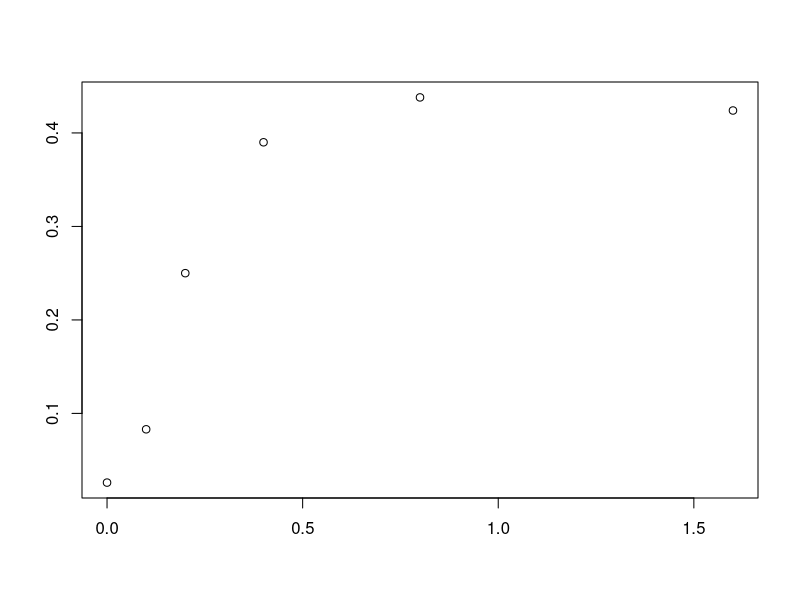
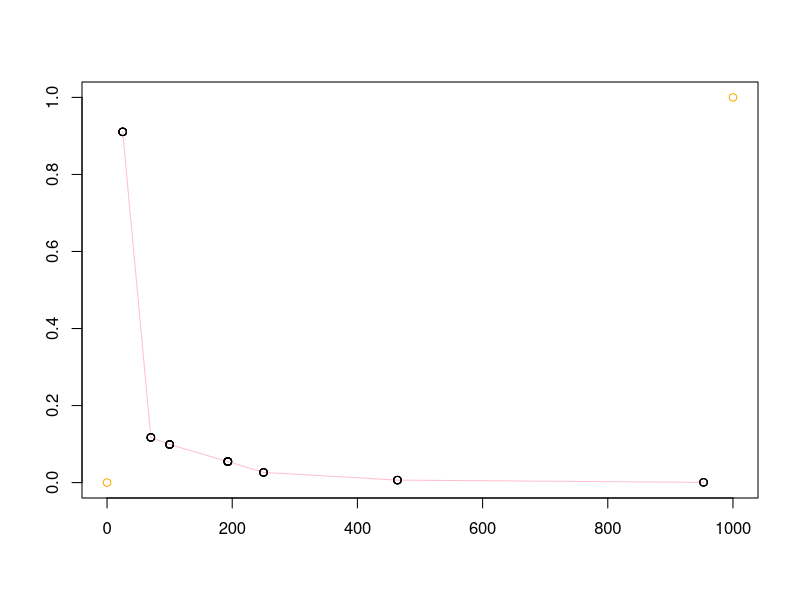
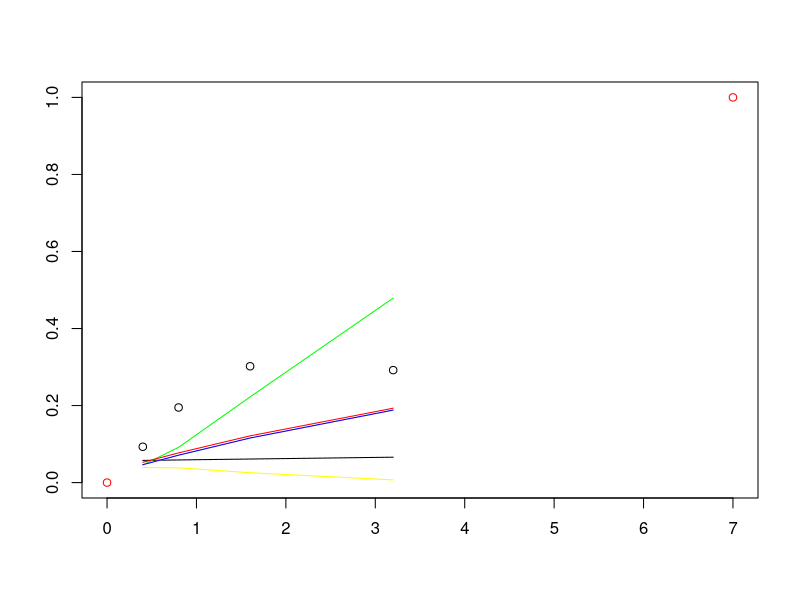

These figures' R source, in order:
#This is free, open-source software under GNU GPLv3. It comes with no warranty. It concerns radiogenic mouse HG tumorigenesis
#Written by Mark Ebert, Edward Huang, and Ray Sachs, summer 2017.
#Relevant references and their abbreviations in commenting this script are the following.
#".93Alp"=Alpen et al. "Tumorigenic potential of high-Z, high-LET charged-particle radiations." Rad Res 136:382-391.(1993)
#".94Alp"=Alpen et al. "Fluence-based relative biological effectiveness for charged particle carcinogenesis in mouse Harderian gland." Adv Space Res 14(10): 573-581. (1994).  
#"16Chang"=Chang et al. "Harderian Gland Tumorigenesis: Low-Dose and LET Response." Radiat Res 185(5): 449-460. (2016).  
#"16Srn"=1.	Siranart et al."Mixed Beam Murine Harderian Gland Tumorigenesis: Predicted Dose-Effect Relationships if neither Synergism nor Antagonism Occurs." Radiat Res 186(6): 577-591. (2016).  
#"17Cuc"=Cucinotta & Cacao. "Non-Targeted Effects Models Predict Significantly Higher Mars Mission Cancer Risk than Targeted Effects Models." Sci Rep 7(1): 1832. (2017).  PMC5431989

## NOTE FROM EDWARD ##
# To handle the error message: Error in nlsModel(formula, mf, start, wts) : 
#                              singular gradient matrix at initial parameter estimates
#                              Called from: nlsModel(formula, mf, start, wts)  
# 1. change algorithm argument in the nls() call
# 2. if changing algorithms fail, write out least-square function and call optim() on it
#    optim() brute forces a numerical approximation on it

##Note from Mark
#plotted the ratio of the terms in eq. 8 vs. L 
#look at line 95-99 and 152-160


rm(list=ls())
dfr=data.frame( #data used in 16Chang  
  Dose=c(0.2,0.4,0.6,1.2,2.4,3.2,5.1,7,0.05,0.1,0.15,0.2,0.4,0.8,1.6,0.05,0.1,0.2,0.4,0,0.1,0.2,0.4,0.8,1.6,0.4,0.8,1.6,3.2,0.05,0.1,0.2,0.4,0.8,0.1,0.2,0.4,0.8,0.1,0.2,0.4,0.04,0.08,0.16,0.32,0.033,0.066,0.13,0.26,0.52,.2, .4, .6),
  HG=c(0.091,0.045,0.101,0.169,0.347,0.431,0.667,0.623,0.156,0.215,0.232,0.307,0.325,0.554,0.649,0.123,0.145,0.207,0.31,0.026,0.083,0.25,0.39,0.438,0.424,0.093,0.195,0.302,0.292,0.109,0.054,0.066,0.128,0.286,0.183,0.167,0.396,0.536,0.192,0.234,0.317,0.092,0.131,0.124,0.297,0.082,0.088,0.146,0.236,0.371,.154,.132,.333),#HG prevalence as defined in 16Chang
  NWeight=c(520,2048,1145,584,313,232,293,221,1162,877,455,409,374,223,320,742,661,347,131,6081,1091,251,244,191,131,645,255,199,111,649,378,973,833,201,468,381,197,109,496,257,185,1902,1063,884,350,1767,1408,874,299,261,322,206,67),
  #nominal weight for weighted least squaresregression; see .93Alp. The Lanthanum entries were obtained by measuring the main graph in 17Cuc 
  #index=c(rep(1,8),rep(0,17), rep(1,4),  rep(0,24)),#index=0 for Z>3 ions, 1 otherwise. But now no longer needed.
  L=c(rep(1.6,8),rep(193,7),rep(250,4),rep(195,6),rep(0.4,4),rep(25,5),rep(464,4),rep(193,3),rep(70,4),rep(100,5),rep(953,3)), ##L=LET=LET_infinity=stopping power
  Z=c(rep(2,8),rep(26,17),rep(1,4),rep(10,5),rep(43,4),rep(26,3),rep(14,4),rep(22,5),rep(57,3)),#proton #, e.g. 2 for 2He4
  Zeff=c(rep("TBD",53)),# effective ion charge according to the formula of W.H Barkas. Zeff <= Z. Calculated below
  beta=c(rep("TBD",53)),# ion speed, relative to speed of light, calculated below
  MeVperu=c(rep(228,8),rep(600,7),rep(300,4),rep(600,6),rep(250,4),rep(670,5),rep(600,4),rep(600,3),rep(260,4),rep(1000,5),rep(593,3)),#Kinetic energy in MeV, divided by atomic mass, e.g. divided by 4u=4x931.5 MeV/c^2 for 2He4
  Katz=c(rep("TBD",53)),#for fully ionized nuclei, Katz's Z^2/beta^2, Calculated below. It is part of the Bethe Barkas Bloch equation for stopping power. Our calculations don't use Katz, but various similar calculations do.
  ion=c(rep("He4",8),rep("Fe56",17),rep("p",4),rep("Ne20",5),rep("Nb93",4),rep("Fe56",3),rep("Si28",4),rep("Ti48",5),rep("La139",3)),
  comments=c(".93AlpLooksOK",rep("",7),".93AlplooksOK",rep('',11),".93Alp.no.iso", "not in 17Cuc (or 16Chang?)",rep("",3),"16Chang all OK?",rep('',24),".94Alp","From graphs",'e.g. in 17Cuc')) 
Y=0.001*dfr[,"MeVperu"]# convert to GeV/u for convenience in a calculation
dfr[,"Katz"]=round((dfr[,"Z"])^2*(2.57*Y^2+4.781*Y+2.233)/(2.57*Y^2+4.781*Y),2)#special relativistic calculation of Z^2/beta^2. The numerics include conversion from GeV to joules and from u to kg.
dfr[,"beta"]=round(dfr[,"Z"]*sqrt(1/dfr[,"Katz"]),3)#i.e. Z*sqrt(beta^2/Z^2)
dfr[,"Zeff"]=round(dfr[,"Z"]*(1-exp(-125*dfr[,"Z"]^(-2.0/3))),2)#Barkas formula for Zeff; for us Zeff is almost Z

### Data for HG induced by photons from Cs-137 or Co-60 beta decay; from 16Chang
ddd=data.frame(
  Dose=c(0, 0.4, 0.8, 1.6, 3.2, 7, 0, .4, .8, .12, 1.6),
  HG=c(.026, .048, .093, .137, .322, .462, .0497, .054, .067, .128, .202),
  NWeight=c(6081.2, 4989.5, 1896.8, 981.1, 522.2, 205.2, 7474.1, 2877.6, 1423.7, 689.9, 514.9),
  Nucleus=c(rep("Cobalt-60", 6), rep("Cesium-137", 5)),
  Comments=c(rep("TBD", 11))
)
LL=ddd[,"Dose"]
HG=ddd[,"HG"]
WT=ddd[,"NWeight"]
QQ=LL^2
LQ=lm(HG~LL+QQ)#,weights=WT)
summary(LQ, correlation=T)

### temporary chunk to enable visual tests of dfr
aa=20;bb=25# checking dfr for individual ions against graphs in .93Alp, 16Chang, and the new paper 17Cuc
plot(dfr[aa:bb,"Dose"],dfr[aa:bb,"HG"], ann='F') #example for checking dfr
####
dfra=dfr[c(1:19,26:53),] ##removes the zero dose case and the no isograft data
############  HERE OUR NEW HZE MODEL; works well. Uses 3 adjustable parameters  ################ 
dfrHZE=subset(dfra,Z>3) #look only at HZE not at much lower LET ions. #In next line phi controls how fast NTE build up from zero; not really needed during calibration since 150*phi*Dose/L>>1 at every observed Dose !=0. phi needed for later synergy calculations
phi=3e3 # Even larger phi should give the same final results, but might cause extra problems with R.
HZEm=nls(HG~.0275+(1-exp(-0.01*(aa1*L*Dose*exp(-aa2*L)+(1-exp(-150*phi*Dose/L))*kk1))),data=dfrHZE, weights=NWeight, trace=TRUE, start=list(aa1=.9,aa2=.01, kk1=0.048))#calibrating parameters; 
summary(HZEm,correlation=T)#; vcov(HZEm)# parameter values & accuracy; variance-covariance matrix
HZEc=coef(HZEm)#calibrated central values of the 3 parameters.  Next is the IDER, =0 at dose 0
HZEC=function(Dose,L) 1-exp(-0.01*(HZEc[1]*L*Dose*exp(-HZEc[2]*L)+(1-exp(-150*phi*Dose/L))*HZEc[3]))#Calibrated IDER

###me trying to replicate cuc model
##sig0 guess tweaked a little
#if sig0 set to 66.69 (probable value based on cucinotta), I get error message
# :step factor 0.000488281 reduced below 'minFactor' of 0.000976562
# this may have some mistakes
#also removed factor of (1-exp(-N_Bys)) from the NTE term to simplify it

P=function(Katz) (1-exp(-Katz/750))^3
Ps=function(Katz) (1-exp(-Katz/598))^3


cucIDERm=nls(HG~1-exp(-((.0268+
                        (6.24*Dose*sig0*((1-exp(-Katz/Kappa))^3)/L)
                      +(.0929*Dose-.0045*Dose*Dose)*(1-(1-exp(-Katz/Kappa))^3)
                       +n0*L*exp(-1*n1*L))
                      *(1-(1-exp(-1/(1-(1-exp(-Katz/KappaS))^3)))^3)*exp(-sig0s*((1-exp(-Katz/KappaS))^3)*6.24*Dose/L))),
             data=dfra, weights=NWeight,trace=TRUE, 
             start=c(sig0=100, n0=0.00048, n1=0.00281, sig0s=16.44, KappaS=598, Kappa=750))
summary(cucIDERm, correlation = T);
keek=coef(cucIDERm)


ayy=function(Dose, Katz, L) 1-exp(-((.0268+(6.24*Dose*keek[1]*((1-exp(-Katz/keek[6]))^3)/L)
   +(.0929*Dose-.0045*Dose*Dose)*(1-(1-exp(-Katz/keek[6]))^3)
   +keek[2]*L*exp(-1*keek[3]*L))
  *(1-(1-exp(-1/(1-(1-exp(-Katz/keek[5]))^3)))^3)*exp(-keek[4]*((1-exp(-Katz/keek[5]))^3)*6.24*Dose/L)))


ayy1=function(Dose, Katz, L) 1-exp(-((.0268+(6.24*Dose*66.69*((1-exp(-Katz/750))^3)/L)
                                     +(.0929*Dose-.0045*Dose*Dose)*(1-(1-exp(-Katz/750))^3)
                                     +.00048*L*exp(-1*.00281*L))
                                    *(1-(1-exp(-Dose/2.6)^3))))


ayy2=function(Dose, Katz, L) 1-exp(-((.0268+(6.24*Dose*66.69*((1-exp(-Katz/750))^3)/L)
                                      +(.0929*Dose-.0045*Dose^2)*(1-(1-exp(-Katz/750))^3)
                                      +.00048*L*exp(-1*.00281*L))
                                     *(1-(1-exp(-1/(1-(1-exp(-Katz/598))^3)))^3)*exp(-16.44*((1-exp(-Katz/598))^3)*6.24*Dose/L)))

ayy3=function(Dose, Katz, L) 1-exp(-((.0268+(.0929*Dose-(.0045*Dose^2)
                                            +.00048*L*exp(-1*.00281*L))
                                     *(1-(1-exp(-1/(1-(1-exp(-Katz/598))^3)))^3)*exp(-16.44*((1-exp(-Katz/598))^3)*6.24*Dose/L))))
##end trying to model cuc

###sensitivity of alpha_gamma stuff
hurdur=function(Dose, L, Katz)  (.0929*(1-((1-exp(-Katz/750))^3))*L)/(6.24*66.69*((1-exp(-Katz/750))^3))

###


###########Looks good up to here; next need Z<3 model. Have good one; still looking if there is a better one
dfrL=subset(dfra,Z<=3)#for Light ions
L.m=nls(HG~.0275+bet*Dose^2*exp(-lam*Dose),data=dfrL,weights=NWeight,start=list(bet=5,lam=.2))
summary(L.m)
L.c=coef(L.m)#calibrated central values of the 2 parameters
L.C=function(Dose,L) L.c[1]*Dose^2*exp(-L.c[2]*Dose)

# HHs=function(Dose,L,index){                 #Calculate slopes fpr later use in calculating I(d)
#   0.01*((1-index)*cc[1]*L*exp(-cc[2]*L)+index*cc[3]*(2*Dose-cc[4]*Dose^2)*exp(-cc[4]*Dose)+
#           exp(-150*phi*Dose/L)*(1-index)*cc[5]*150*phi/L)
#   }
# #Next is just a check that the derivative behaves the way it should.
# L=1.400;index=1; Dose=0.01*1:1000# or, e.g. L=100; index=0; Dose=0.01*1:300 for a heavy ion
# L=100; index=0; Dose=0.01*1:300
# HHv=HH(Dose,L,index)
# HHv2=c(0,HHv[1:(length(Dose)-1)])
# DDer=(HHv-HHv2)
# DDera=HHs(Dose-.005,L,index)
# tail(DDer); tail(DDera)
# ###### end derivative check. Seems to be fine; we can take this whole bit out pretty soon. The next bit is from Dae.

#We will adapt his use of ode() and uniroot() to our model and our data but all the rest of from Dae is irrelevant to us.
# MIXIDER_function = function(r, L, Z.beta, d = seq(0, 0.2, by = 0.001), eta0 = 1.300771e-04, eta1 = 3.164156e-03, sig0 = 2.481817e+00, kap = 2.565276e+02) {
#   dE=function(yini,State,Pars){
#     eta0 = eta0; eta1 = eta1; sig0 = sig0; kap = kap
#     with(as.list(c(State, Pars)), {
#       P = vector(length = length(L))
#       sig = vector(length = length(L))
#       etaa = vector(length = length(L))
#       u = vector(length = length(L))
#       for (i in 1:length(L)) {
#         P[i] = (1-exp(-Z.beta[i]/kap))^2
#         sig[i] = sig0*P[i] + 0.041/6.24*L[i]*P[i]
#         etaa[i] = eta0*L[i]*exp(-eta1*L[i])
#         u[i] = uniroot(function(d) sig[i]*6.24*d/L[i]*(1-exp(-1024*d/L[i])) + etaa[i]*(1-exp(-10^5*d)) - I, lower = 0, upper = 10, tol = 10^-10)$root
#       }
#       dI = vector(length = length(L))
#       for (i in 1:length(L)) {
#         dI[i] = r[i]*(sig[i]*6.24/L[i]*exp(-1024*u[i]/L[i])*(exp(1024*u[i]/L[i]) + 1024*u[i]/L[i] - 1) + etaa[i]*10^5*exp(-10^5*u[i]))
#       }
#       dI = sum(dI)
#       return(list(c(dI)))
#     })
#   }
#   pars = NULL; yini = c(I= 0); d = d
#   out = ode(yini,times = d, dE, pars, method = "radau")
#   return(out)
#}##### End from Dae 


###plotting the ratio of the addding terms in eq. 8 as y and L as x
plot(c(0,1000), c(0,1), col='orange', ann='F')
#L1=dfrHZE[,"L"]; Dose1=dfrHZE[,"Dose"]; Katz1=dfrHZE[,"Katz"]; HGe1=dfrHZE[,"HG"] 
L3=c(dfrHZE[12:16, "L"], dfrHZE[24:32, "L"],dfrHZE[1:7, "L"], dfrHZE[21:23, "L"],dfrHZE[8:11, "L"],dfrHZE[17:20, "L"],dfrHZE[33:35, "L"])
D1=c(dfrHZE[12:16, "Dose"], dfrHZE[24:32, "Dose"],dfrHZE[1:7, "Dose"], dfrHZE[21:23, "Dose"],dfrHZE[8:11, "Dose"],dfrHZE[17:20, "Dose"],dfrHZE[33:35, "Dose"])
K1=c(dfrHZE[12:16, "Katz"], dfrHZE[24:32, "Katz"],dfrHZE[1:7, "Katz"], dfrHZE[21:23, "Katz"],dfrHZE[8:11, "Katz"],dfrHZE[17:20, "Katz"],dfrHZE[33:35, "Katz"])
lines(L3, hurdur(D1, L3, K1), col='pink')
points(L3, hurdur(D1, L3, K1))
###


#######Next: visual checks to see if our calibration is consistent with 16Chang, .93Alp, .94Alp and 17Cuc
## Put various values in our calibrated model to check with numbers and graphs in these references
#L=1.6; Dose=dfrL[1:8,"Dose"];HGe=dfrL[1:8,"HG"]#He in .93Alp. HGe=experimental HG.
L=.4; Dose=dfrL[9:12,"Dose"];HGe=dfrL[9:12,"HG"]#same for protons. 
#L=193;Dose=dfrHZE[1:7,"Dose"]; HGe=dfr[1:7,"HG"] #same for Fe
#Katz=dfrL[1:8,"Katz"]
Katz=dfrL[9:12,"Katz"]
#Katz=dfrHZE[1:7,"Katz"]
plot(c(0,7),c(0,1),col='red', ann='F')
lines(Dose, HZEC(Dose, L)) #Z>3
lines(Dose,L.C(Dose,L)+.0275, col='green') #Z<3
lines(Dose, ayy3(Dose, Katz, L), col='red')
lines(Dose, ayy2(Dose, Katz, L), col='pink')
lines(Dose, ayy1(Dose, Katz, L), col='yellow')
lines(Dose, ayy(Dose, Katz, L), col='blue')#I may have made an error, as this estimation by cucinotta seems like a major underestimation.
points(Dose,HGe)#looks great for Helium, OK for protons; very good for iron. Mark: run some checks like these

#Call:
# lm(formula = HG ~ LL + QQ)
# 
# Residuals:
#   Min       1Q   Median       3Q      Max 
# -0.04129 -0.02227 -0.01082  0.02043  0.08009 
# 
# Coefficients:
#   Estimate Std. Error t value Pr(>|t|)   
# (Intercept)  0.036825   0.019012   1.937  0.08877 . 
# LL           0.092911   0.021702   4.281  0.00268 **
#   QQ          -0.004479   0.003085  -1.452  0.18462   
# ---
#   Signif. codes:  0 ‘***’ 0.001 ‘**’ 0.01 ‘*’ 0.05 ‘.’ 0.1 ‘ ’ 1
# 
# Residual standard error: 0.04026 on 8 degrees of freedom
# Multiple R-squared:  0.9299,	Adjusted R-squared:  0.9124 
# F-statistic:  53.1 on 2 and 8 DF,  p-value: 2.408e-05
# 
# Correlation of Coefficients:
#   (Intercept) LL   
# LL -0.72            
# QQ  0.61       -0.96